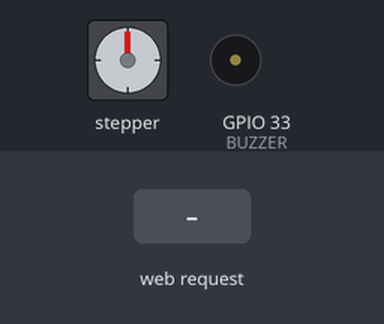
A sketch run on a simulated ESP32. Parts: stepper motor, buzzer (waves = sounding, pin HIGH). Inputs (shaded band) come from the test bench. WiFi joins after 1.5 s; servers stay silent unless stated; stepper angles assume 2048 steps per turn; what the sketch prints to the serial monitor is not drawn.

Above: at 2.7 s.
2.8 s: HTTP request GET / received
At 3.86 s:
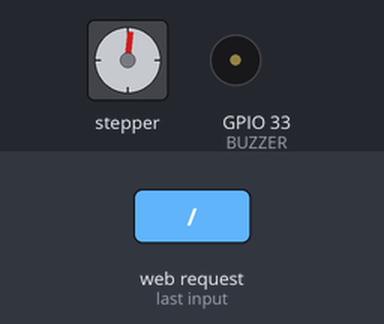
At 4.49 s:
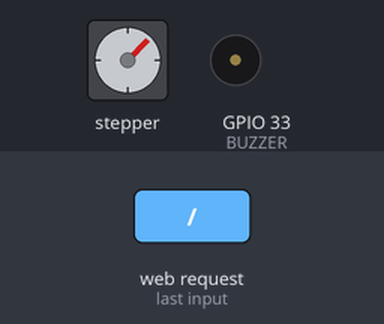
Timing chart, 0 to 12.0 s (numbered marks = the images above; inputs shaded):
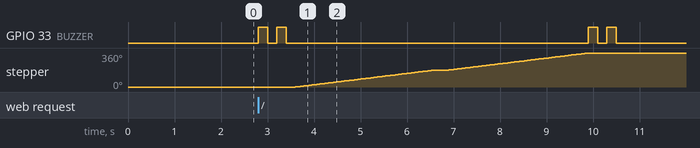

The sketch:

IoT_Midtrans.ino
```cpp
#include <WiFi.h>
#include <WebServer.h>
#include <Stepper.h>

const char* ssid = "MKZ"; //ganti SSID
const char* password = "12341234"; //Ganti Password

#define IN1 14
#define IN2 27
#define IN3 26
#define IN4 25

Stepper stepper(2048, IN1, IN3, IN2, IN4);

#define BUZZER 33

WebServer server(80);

String htmlPage = R"=====(
<!DOCTYPE html>
<html>
<head>
<title>ESP32 IoT Control</title>
<style>
body {font-size:22px; font-family:Arial;}
</style>
</head>
<body>
<h2>Selesai Bosskuh...</h2>
</body>
</html>
)=====";

void beep2() {
  for (int i = 0; i < 2; i++) {
    digitalWrite(BUZZER, HIGH);
    delay(200);
    digitalWrite(BUZZER, LOW);
    delay(200);
  }
}

void stepperRunTwice() {
  stepper.setSpeed(10);
  stepper.step(1024);
  delay(300);
  stepper.step(1024);
}

void handleRoot() {
  beep2();
  stepperRunTwice();
  beep2();

  server.send(200, "text/html", htmlPage);
}

void setup() {
  Serial.begin(115200);

  pinMode(BUZZER, OUTPUT);
  digitalWrite(BUZZER, LOW);

  stepper.setSpeed(10);

  WiFi.begin(ssid, password);
  Serial.println("Menyambungkan WiFi...");
  while (WiFi.status() != WL_CONNECTED) {
    delay(500);
    Serial.print(".");
  }

  Serial.println("\nTerhubung!");
  Serial.print("IP ESP32: ");
  Serial.println(WiFi.localIP());

  server.on("/", handleRoot);
  server.begin();
}

void loop() {
  server.handleClient();
}
```

Measured:
- after the input at 2.8 s, GPIO 33 (BUZZER): LOW → HIGH at once, → LOW 0.20 s later, → HIGH 0.20 s later, → LOW 0.20 s later, … (8 changes in this stretch); stepper: turns 360° clockwise in 6.3 s, starting after 0.80 s
